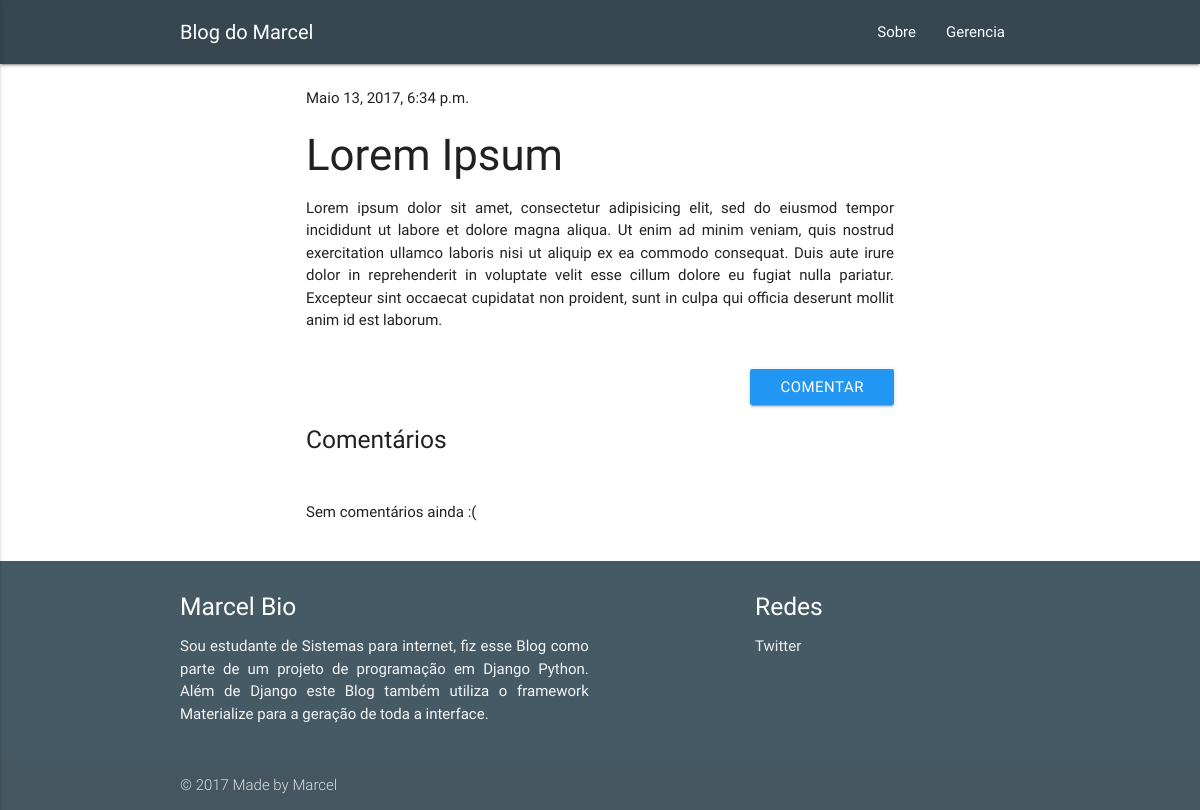
/post/1/, run on an earlier commit of the app's database.
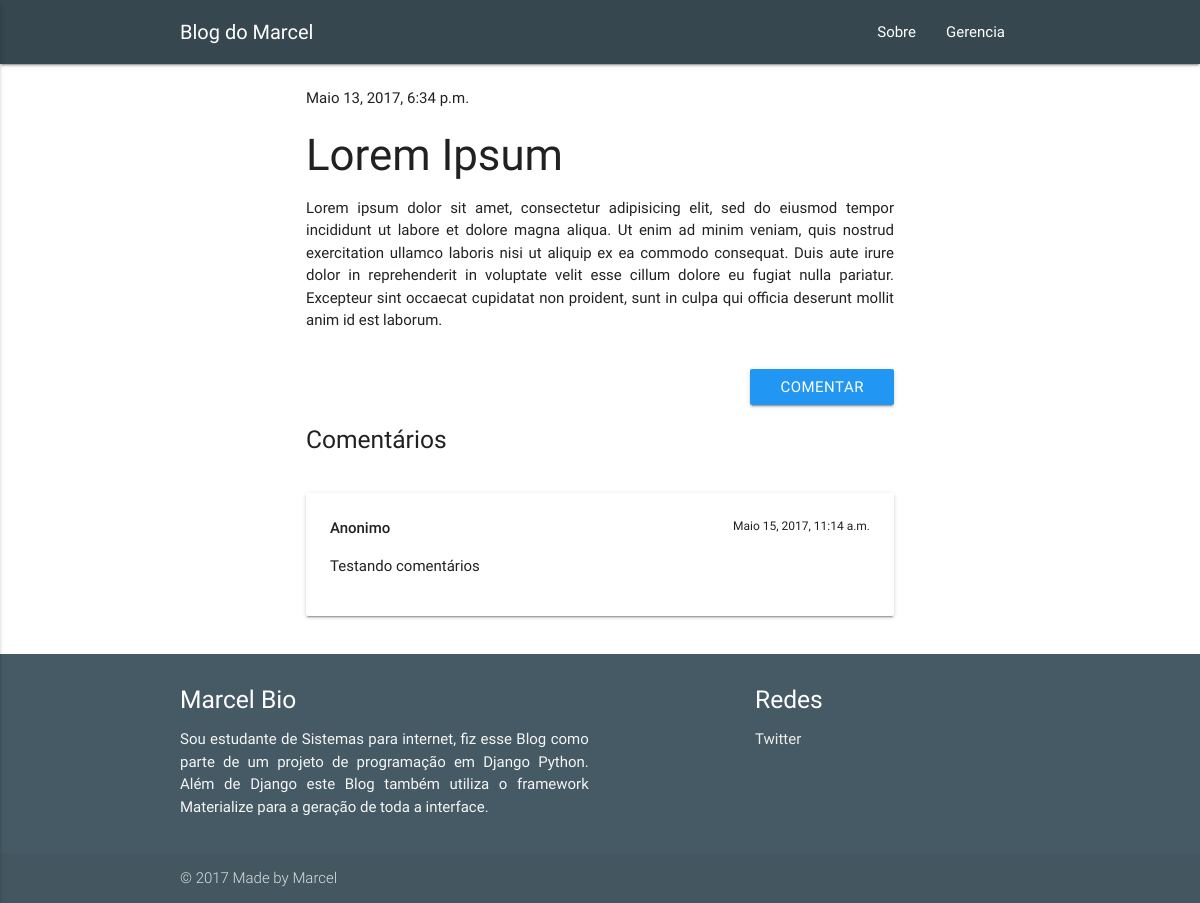
And on a later commit of the database.
### blog/models.py (models this page shows, shortened)
class Post(models.Model):
    author = models.ForeignKey('auth.User')
    title = models.CharField(max_length=200)
    text = models.TextField()
    created_date = models.DateTimeField(
        default = timezone.now)
    published_date = models.DateTimeField(
        blank=True, null=True)

class Comment(models.Model):
    post = models.ForeignKey('blog.Post', related_name='comments')
    author = models.CharField(max_length=200)
    text = models.TextField()
    created_date = models.DateTimeField(default=timezone.now)
    approved_comment = models.BooleanField(default=False)

### blog/views.py (the view)
# urls.py: url(r'^post/(?P<pk>\d+)/$', views.post_detail, name='post_detail'),
def post_detail(request, pk):
    post = get_object_or_404(Post, pk=pk)
    return render(request, 'blog/post_detail.html', {'post': post})

### blog/templates/blog/post_detail.html (shortened to what this page needs)
{% extends 'blog/base.html' %}
{% block content %}
  <div class="container">
          {% if post.published_date %}
                {{ post.published_date }}
          {% endif %}
          <h3>{{ post.title }}</h3>
          <p style="text-align: justify">{{ post.text|linebreaksbr }}</p><br>
    {% if user.is_authenticated %}
      <a class="btn waves-effect waves-light orange left" href="{% url 'post_edit' pk=post.pk %}"><i class="material-icons">create</i></a>
      <a class="btn waves-effect waves-light red right" href="{% url 'post_remove' pk=post.pk %}"><i class="material-icons">close</i></a><br><br><br><br>
    {% else %}
      <a class="btn waves-effect waves-light blue right" href="{% url 'add_comment_to_post' pk=post.pk %}">Comentar</a><br><br>
    {% endif %}
    <h5>Comentários</h5><br>
    {% for comment in post.comments.all %}
        {% if user.is_authenticated or comment.approved_comment %}
        <div class="card-panel">
            <div class="date right" style="font-size:12px">{{ comment.created_date }}</div>
            <strong>{{ comment.author }}</strong>
            <p>{{ comment.text|linebreaks }}</p>
        </div>
        {% endif %}
    {% empty %}
        <p>Sem comentários ainda :(</p>
    {% endfor %}
  </div><br>
{% endblock %}

### blog/templates/blog/base.html (shortened to what this page needs)
{% load staticfiles %}
<!DOCTYPE html>
<html lang="en">
<head>
  <link href="{% static 'css/materialize.css' %}" type="text/css" rel="stylesheet" media="screen,projection"/>
  <link href="{% static 'css/style.css' %}" type="text/css" rel="stylesheet" media="screen,projection"/>
</head>
<body>
  <nav class="blue-grey darken-3" role="navigation">
    <div class="nav-wrapper container"><a id="logo-container" href="{% url 'post_list' %}" class="brand-logo" style="font-size:20px">Blog do Marcel</a>
      <ul class="right hide-on-med-and-down">
        <li><a href="{% url 'about' %}">Sobre</a></li>
        {% if user.is_authenticated %}
          <li><a href="{% url 'post_new' %}">Nova postagem</a></li>
          <li><a href="{% url 'logout' %}">Logout</a></li>
        {% else %}
          <li><a href="{% url 'login' %}">Gerencia</a></li>
        {% endif %}
      </ul>
    </div>
  </nav>
<main>
  <div class="container"><br>
        {% block content %}
        {% endblock %}
      </div>
</main>
    <footer class="page-footer blue-grey darken-2">
      <div class="container">
        <div class="row">
          <div class="col l6 s12">
            <h5 class="white-text">Marcel Bio</h5>
            <p class="grey-text text-lighten-4" style="text-align:justify">Sou estudante de Sistemas para internet, fiz esse Blog como parte de um projeto de programação em Django Python. Além de Django este Blog também utiliza o framework Materialize para a geração de toda a interface.</p>
          </div>
          <div class="col l4 offset-l2 s12">
            <h5 class="white-text">Redes</h5>
            <ul>
              <li><a class="grey-text text-lighten-3" href="https://twitter.com/marcmatias">Twitter</a></li>
            </ul>
          </div>
        </div>
      </div>
      <div class="footer-copyright">
        <div class="container">
        © 2017 Made by Marcel
        </div>
      </div>
    </footer>
  </body>
</html>

### blog/static/css/style.css (style rules this page uses)
body { display: flex; min-height: 100vh; flex-direction: column; }
main { flex: 1 0 auto; }

What changed in the data, as far as the page shows it:
added Comment: created_date "Maio 15, 2017, 11:14 a.m.", author "Anonimo", text "Testando comentários"
Also different on the page:
text no longer shown: "Sem comentários ainda :("
